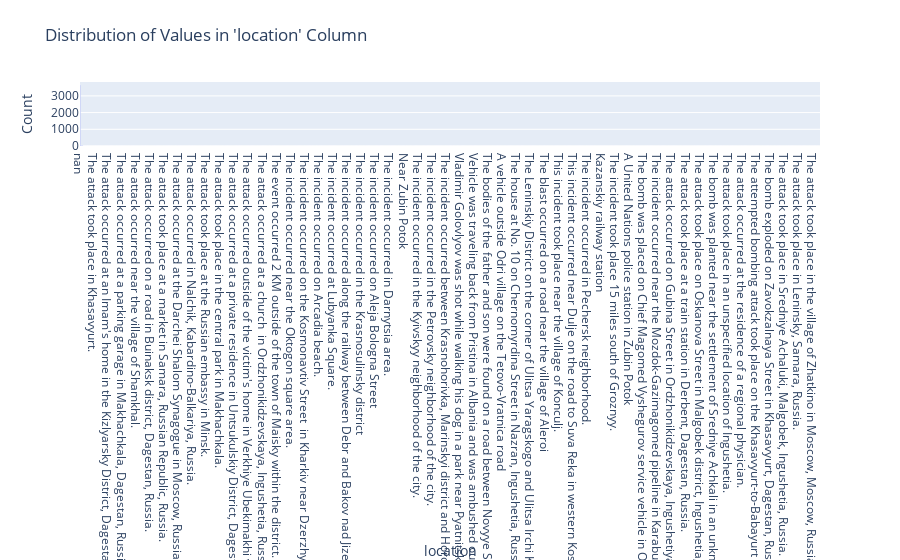

The notebook cell this image was saved under:
### Code cell
# Interactive dropdown for more than 50% null
interact(plot_distribution, column_name=df_more_than_50_null)

### Figure 1 — Plotly figure (JSON) as saved in the notebook; plotly's stock layout.template omitted (floating-point values rounded to 4 significant figures; data arrays with more than 128 entries replaced by an {"elided": "..."} marker saying what was removed)
{"data": [{"hovertemplate": "location=%{x}<br>Count=%{y}<extra></extra>", "legendgroup": "", "marker": {"color": "#636efa", "pattern": {"shape": ""}}, "name": "", "orientation": "v", "showlegend": false, "textposition": "auto", "type": "bar", "x": {"elided": "1417 str values"}, "xaxis": "x", "y": {"elided": "1417 int values"}, "yaxis": "y"}], "layout": {"barmode": "relative", "legend": {"tracegroupgap": 0}, "title": {"text": "Distribution of Values in 'location' Column"}, "xaxis": {"anchor": "y", "domain": [0, 1], "title": {"text": "location"}}, "yaxis": {"anchor": "x", "domain": [0, 1], "title": {"text": "Count"}}}}
